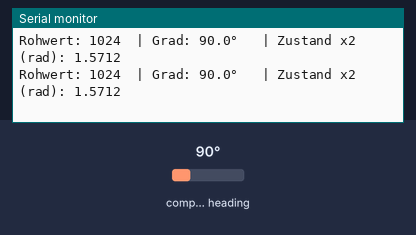
Recording of a sketch running on a simulated Arduino Uno, built with avr-gcc and run on an emulated ATmega328P. On the bench: the last lines printed to the serial monitor. Wiring (inferred from the names in the program): AS5600 angle sensor at I2C address 0x36. The inputs (shaded band) are chosen by the test bench; at power-on: compass heading 90°.

Above: at 2.2 s.
2.3 s: compass heading set to 7°
At 2.36 s:
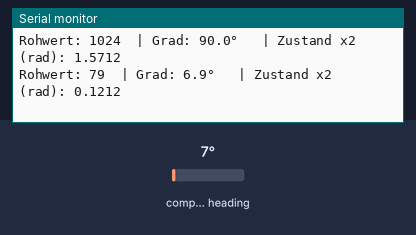
3.8 s: compass heading set to 90°
At 3.81 s:
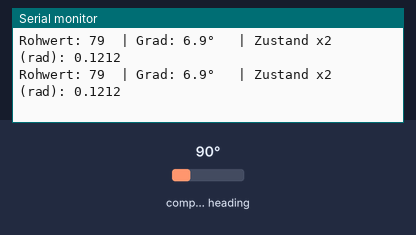

The sketch:

AS5600_Test.ino
```cpp
#include <Wire.h> // Die Standard-Bibliothek für I2C

const int AS5600_ADDR = 0x36;    // I2C-Adresse des Sensors
const int RAW_ANGLE_REG = 0x0C;  // Register für den rohen Winkel (12 Bit)

void setup() {
  Serial.begin(115200);

  // I2C-Bus starten
  Wire.begin();
  // Bus-Geschwindigkeit auf 400 kHz setzen (wichtig für schnelle Regler!)
  Wire.setClock(400000);

  Serial.println("=== AS5600 Winkelsensor Test ===");
  Serial.println("Warte auf Sensordaten...");
  delay(1000);
}

void loop() {
  // 1. Dem Sensor sagen, welches Register wir lesen wollen
  Wire.beginTransmission(AS5600_ADDR);
  Wire.write(RAW_ANGLE_REG);
  Wire.endTransmission(false); // Bus für die direkte Antwort offen halten

  // 2. Zwei Bytes (High und Low) vom Sensor anfordern
  Wire.requestFrom(AS5600_ADDR, 2);

  // 3. Wenn die 2 Bytes da sind, zusammensetzen
  if (Wire.available() == 2) {
    uint16_t highByte = Wire.read();
    uint16_t lowByte  = Wire.read();

    // Die Bits zu einer Zahl zwischen 0 und 4095 verschmelzen
    uint16_t rawAngle = (highByte << 8) | lowByte;

    // --- Umrechnung für deinen LQR-Regler ---
    // In Grad (0° bis 360°)
    float winkelGrad = (rawAngle / 4095.0) * 360.0;

    // In Radiant (0 bis 2*PI) -> Das wird später dein Zustand x2!
    float winkelRad = (rawAngle / 4095.0) * 2.0 * PI;

    // Ausgabe in den Seriellen Monitor
    Serial.print("Rohwert: ");
    Serial.print(rawAngle);
    Serial.print("\t| Grad: ");
    Serial.print(winkelGrad, 1);
    Serial.print("° \t| Zustand x2 (rad): ");
    Serial.println(winkelRad, 4);
  }

  delay(50); // Kleines Delay für saubere Lesbarkeit im Monitor
}
```

Measured:
- after the input at 2.3 s, the serial monitor: prints a new line after 0.05 s (image 1)
